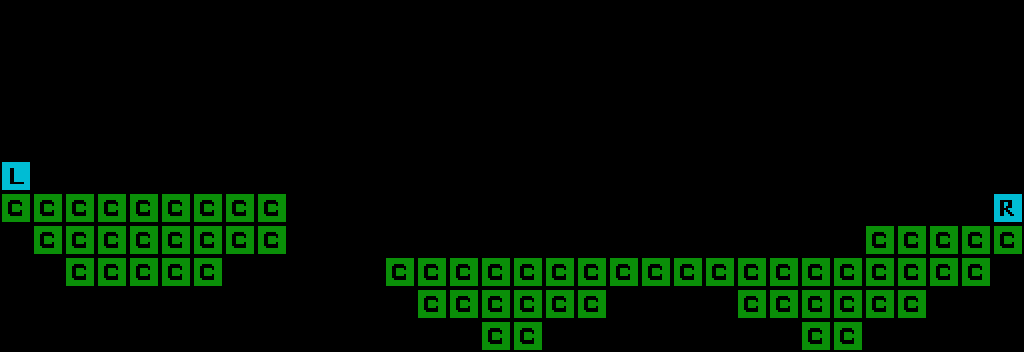

Rendered tile map (Tiled .tmx) drawn with the repository's tilesets; below, a short description and the map source with its tile grids summarised:
An orthogonal 32x11 tile map with 32x32 px tiles, 1 tile layer (Tile Layer), 2 tilesets and 7 objects (3x coin, 3x static, wave).

<map version="1.0" orientation="orthogonal" renderorder="right-up" width="32" height="11" tilewidth="32" tileheight="32" nextobjectid="17">
 <tileset firstgid="1" name="templateTiles" tilewidth="32" tileheight="32">
  <image source="../templateTiles.png" width="128" height="64" />
 </tileset>
 <tileset firstgid="9" name="templateObjects" tilewidth="32" tileheight="32">
  <image source="../templateObjects.png" width="128" height="64" />
 </tileset>
 <layer name="Tile Layer" width="32" height="11">
  <data>[352 cells, 64 non-empty, 3 distinct tile ids]</data>
 </layer>
 <objectgroup name="Object Layer">
  <object id="9" name="coin" gid="9" x="96" y="192" width="32" height="32">
   <properties>
    <property name="probability" value="1.0" />
   </properties>
  </object>
  <object id="10" name="coin" gid="9" x="160" y="192" width="32" height="32">
   <properties>
    <property name="probability" value="1.0" />
   </properties>
  </object>
  <object id="11" name="coin" gid="9" x="224" y="192" width="32" height="32">
   <properties>
    <property name="probability" value="1.0" />
   </properties>
  </object>
  <object id="12" name="static" gid="11" x="512" y="256" width="32" height="32">
   <properties>
    <property name="probability" value="1.0" />
   </properties>
  </object>
  <object id="13" name="static" gid="11" x="640" y="256" width="32" height="32">
   <properties>
    <property name="probability" value="1.0" />
   </properties>
  </object>
  <object id="14" name="static" gid="11" x="768" y="256" width="32" height="32">
   <properties>
    <property name="probability" value="1.0" />
   </properties>
  </object>
  <object id="16" name="wave" gid="13" x="768" y="96" width="32" height="32">
   <properties>
    <property name="probability" value="1.0" />
   </properties>
  </object>
 </objectgroup>
</map>
